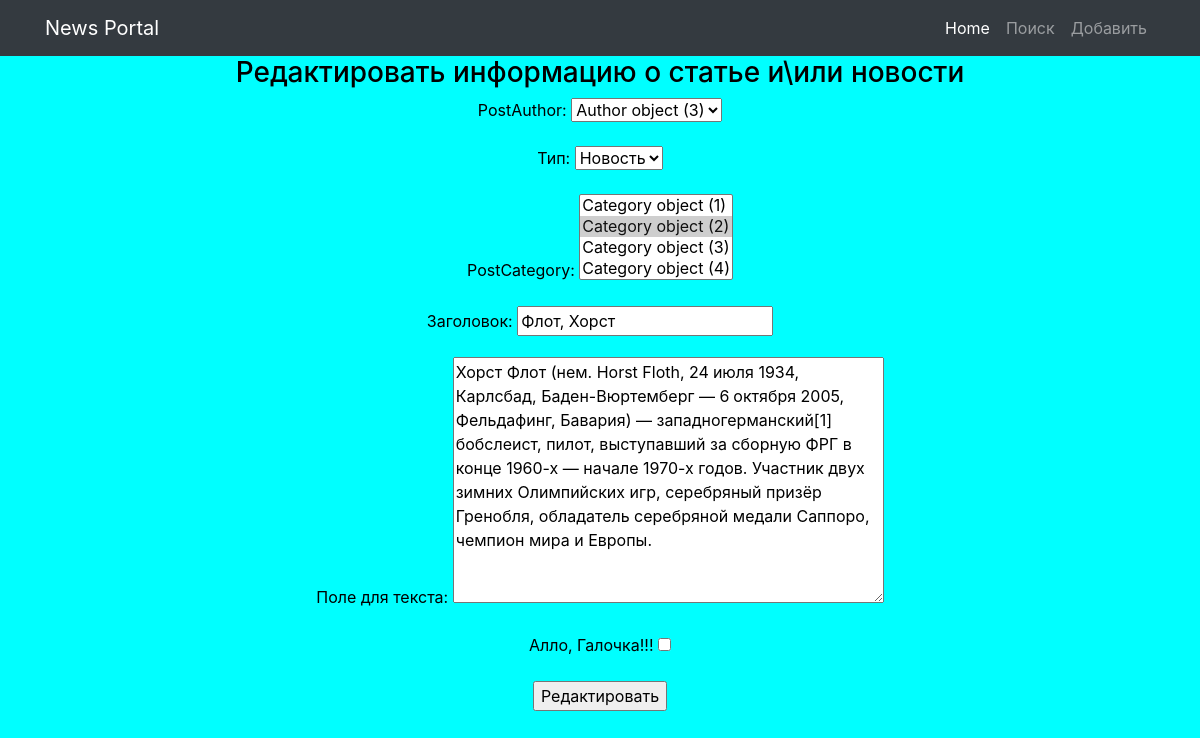
Page /news/33/update/ on the committed database.
### news/models.py (models this page shows, shortened)
class Post(models.Model):
    postAuthor = models.ForeignKey(Author, on_delete=models.CASCADE)
    postNews = 'PN'
    postArticle = 'PA'
    POSITIONS = [
        (postArticle, 'Статья'),
        (postNews, 'Новость'),
    ]
    position = models.CharField('Тип', max_length=2, choices=POSITIONS, default=postArticle)
    dateCreation = models.DateTimeField('Поиск по дате в формате "год-месяц-день"', auto_now_add=True)
    postCategory = models.ManyToManyField(Category, through='PostCategory')
    preview_name = models.CharField('Заголовок', max_length=128)
    text = models.TextField('Поле для текста')
    rating = models.SmallIntegerField('Рейтинг', default=0)

### news/views.py (the view)
# urls.py: path('<int:pk>/update/', NewsUpdateView.as_view(), name='news_update'),
class NewsUpdateView(UpdateView):
    template_name = 'news_update.html'
    form_class = PostForm
    def get_object(self, **kwargs):
        id = self.kwargs.get('pk')
        return Post.objects.get(pk=id)

### news/forms.py
class PostForm(ModelForm):
    check_box = BooleanField(label='Алло, Галочка!!!')  # добавляем галочку, или же true-false поле
    class Meta:
        model = Post
        fields = [
            'postAuthor',
            'position',
            'postCategory',
            'preview_name',
            'text',
            'check_box',
        ]

### templates/news_update.html (shortened to what this page needs)
{% extends 'default.html' %}
{% load custom_filters %}
{% block content %}
<h3>Редактировать информацию о статье и\или новости</h3>
        <form method="POST">
            <div> {{ form.as_p }} </div>
            <input type="submit" value="Редактировать">
        </form>
{% endblock content %}

### templates/default.html (style rules this page uses)
body { background: aqua; color: black; }

### rows in the picture
Post: postAuthor "Author object (3)", position "Новость", preview_name "Флот, Хорст", text "Хорст Флот (нем. Horst Floth, 24 июля 1934, Карлсбад, Баден-Вюртемберг — 6 октября 2005, Фельдафинг, Бавария) — западногерманский[1] бобслеист, пилот, выступавший за сборную ФРГ в конце 1960-х — начале 1970-х годов. Участник двух зимних Олимпийских игр, серебряный призёр Гренобля, обладатель серебряной медали Саппоро, чемпион мира и Европы."
